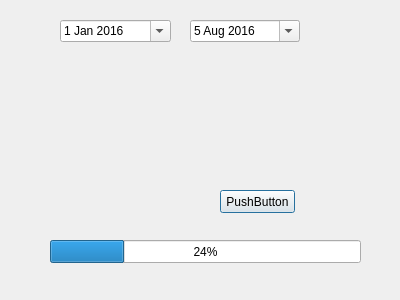
<?xml version="1.0" encoding="UTF-8"?>
<ui version="4.0">
 <class>Dialog</class>
 <widget class="QDialog" name="Dialog">
  <property name="geometry">
   <rect>
    <x>0</x>
    <y>0</y>
    <width>400</width>
    <height>300</height>
   </rect>
  </property>
  <property name="windowTitle">
   <string>离线下载器</string>
  </property>
  <widget class="QProgressBar" name="progressBar">
   <property name="geometry">
    <rect>
     <x>50</x>
     <y>240</y>
     <width>311</width>
     <height>23</height>
    </rect>
   </property>
   <property name="value">
    <number>24</number>
   </property>
  </widget>
  <widget class="QDateEdit" name="startDateEdit">
   <property name="geometry">
    <rect>
     <x>60</x>
     <y>20</y>
     <width>111</width>
     <height>22</height>
    </rect>
   </property>
   <property name="dateTime">
    <datetime>
     <hour>0</hour>
     <minute>0</minute>
     <second>0</second>
     <year>2016</year>
     <month>1</month>
     <day>1</day>
    </datetime>
   </property>
   <property name="calendarPopup">
    <bool>true</bool>
   </property>
  </widget>
  <widget class="QDateEdit" name="endDateEdit_2">
   <property name="geometry">
    <rect>
     <x>190</x>
     <y>20</y>
     <width>110</width>
     <height>22</height>
    </rect>
   </property>
   <property name="dateTime">
    <datetime>
     <hour>0</hour>
     <minute>0</minute>
     <second>0</second>
     <year>2016</year>
     <month>8</month>
     <day>5</day>
    </datetime>
   </property>
   <property name="calendarPopup">
    <bool>true</bool>
   </property>
  </widget>
  <widget class="QPushButton" name="pushButton">
   <property name="geometry">
    <rect>
     <x>220</x>
     <y>190</y>
     <width>75</width>
     <height>23</height>
    </rect>
   </property>
   <property name="text">
    <string>PushButton</string>
   </property>
  </widget>
 </widget>
 <resources/>
 <connections/>
</ui>
